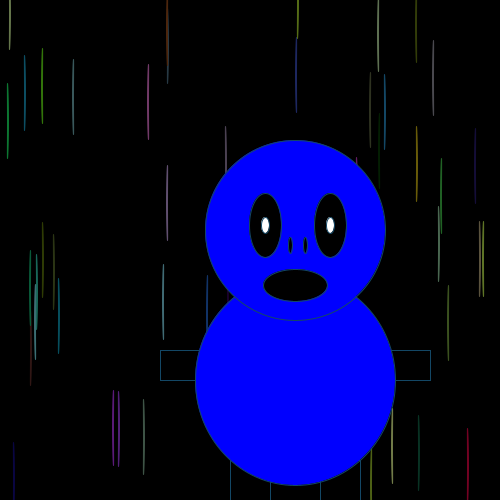
Frame 1 (no input)
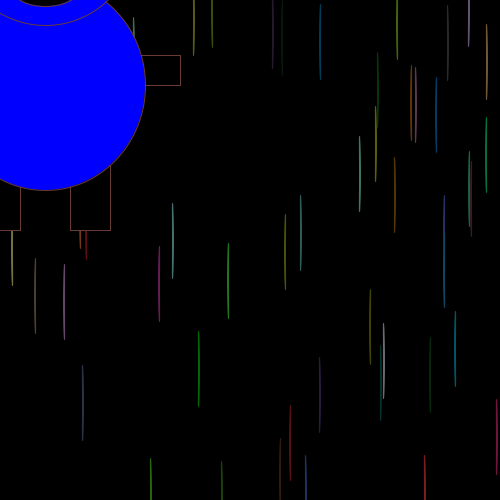
Frame 60 (the mouse pressed at the canvas centre just before this capture)
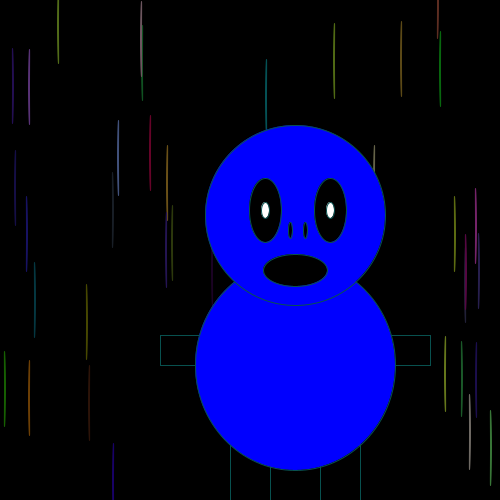
Frame 120 (the mouse held since frame 60 and released just before this capture)

The Processing sketch that drew these frames (run headless with seeded random() and noise(); from frame 60 on, the mouse is pressed at the canvas centre):

// Processing sketch: processing_132326
// ── processing_132326.pde


int monsterposX;
int monsterposY;
 
int richting;
int teller;
 
boolean test;
 
int y;
int spatie;
int stop;
int breedte;
int hoogte;
 
float i = 50;
 
void setup() {
  size(500, 500);
  background(100);
  monsterposX = 250;
  monsterposY = 400;
  richting = 5;
  teller = 0;
  test = true;
  y = 0;
  spatie = 30;
  stop = height;
  breedte = 10;
  hoogte = 10;
   frameRate(60);
}
void draw() {
  background(0);
  strokeWeight(3);
  stroke(5, 0, 0);
  fill(200, 60, 40);
 
  if (test == true) {
    fill(0);
  }
  else if (test == false) {
    fill(55, 0, 0);
  }
  strokeWeight(1);
      for(int i=0; i < 50; i ++){
    stroke(random(125), random(125), random(125));
  ellipse(random(0,500),random(0,500),1,75);
    
   }
  while (i > 500) { i = 0; }
   



rect(monsterposX -20,monsterposY +60,40,65);  //linker been
rect(monsterposX +70,monsterposY +60,40,65);  //rechter been
rect(monsterposX -90,monsterposY -50,60,30);  //linker arm
rect(monsterposX +120,monsterposY -50,60,30);  //rechter arm
fill(0,0,255);
ellipseMode(CENTER);
ellipse(monsterposX +45,monsterposY -20,200,210); //lichaam
ellipse(monsterposX +45,monsterposY -170,180,180); //hoofd
fill(0,0,0);
ellipse(monsterposX +15 ,monsterposY -175,32,64); //linker oog
fill(255,255,255);
ellipse(monsterposX +15,monsterposY -175,8,16); //linker pupil
fill(0,0,0);
ellipse(monsterposX +80,monsterposY -175,32,64); //rechter oog
fill(255,255,255);
ellipse(monsterposX +80,monsterposY -175,8,16); //rechter pupil
 
fill(0,0,0);
ellipse(monsterposX +45,monsterposY -115,64,32); //mond
fill(0,0,0);
ellipse(monsterposX +40,monsterposY -155,4,16); //rechterneusgat
ellipse(monsterposX +55,monsterposY -155,4,16); //linkerneusgat


  monsterposX = mouseX;
  monsterposY = monsterposY - richting;
 
  println(teller);
 
  if (teller == 10) {
    teller = 0;
    test = !test;
  }
  if (monsterposY < 0 + 100) {
    richting = -richting;
    teller = teller +1;
  }
  if (monsterposY > 500 - 100) {
    richting = -richting;
  }
   
 
 
 
}
